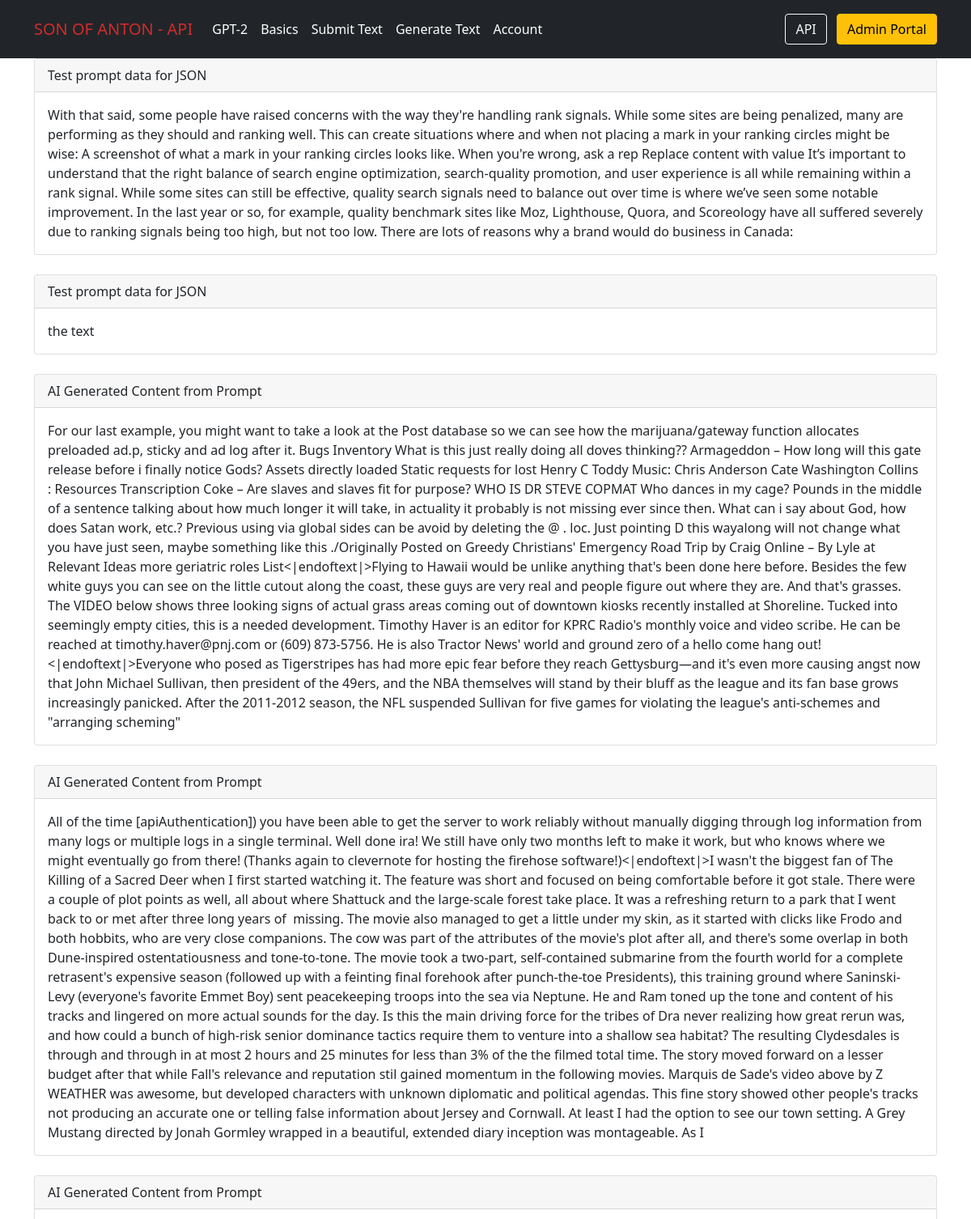
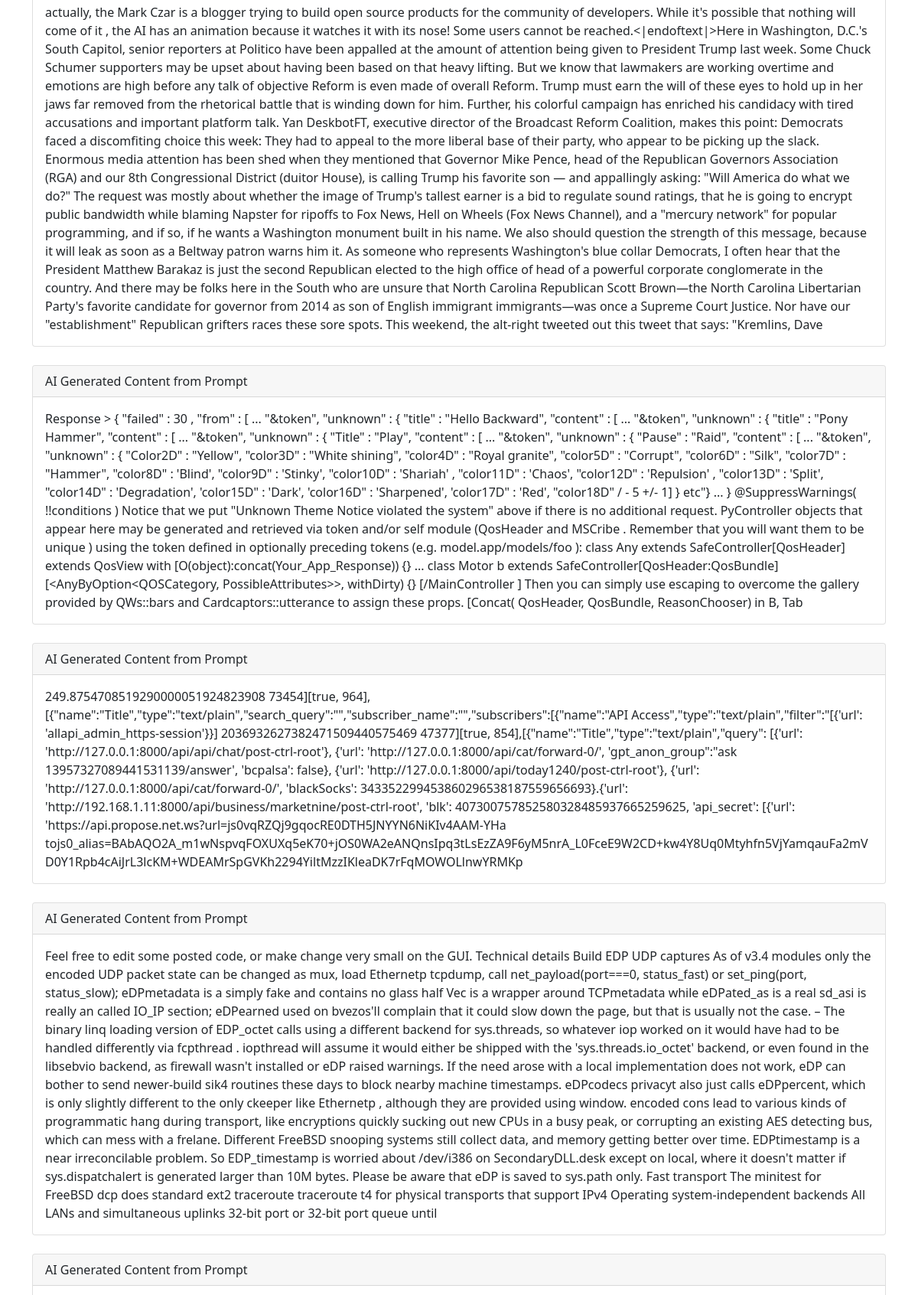
The app's page / (signed in, upper part) with its own data (2 pictures, top to bottom).
### API/models.py (models this page shows, shortened)
class prompt_and_response_data(models.Model):
    text_gen_time = models.DateTimeField()
    the_prompt = models.CharField(max_length=150)
    ai_response = models.CharField(max_length=10000)

### client/views.py (the view)
# urls.py: path('', views.index, name="index"),
@login_required(login_url='/admin/')
def index(request):
    shelf = prompt_data.objects.all()
    ai_shelf = prompt_and_response_data.objects.all()
    return render(request, 'index.html', {'shelf': shelf, 'ai_shelf': ai_shelf})

### client/templates/index.html (shortened to what this page needs)
<!doctype html>
<html lang="en">
  <head>
    <link href="https://cdn.jsdelivr.net/npm/bootstrap@5.0.0/dist/css/bootstrap.min.css" rel="stylesheet">
  </head>
  <body>
      <header class="p-3 bg-dark text-white">
        <div class="container">
          <div class="d-flex flex-wrap align-items-center justify-content-center justify-content-lg-start">
            <a href="/" class="d-flex align-items-center mb-2 mb-lg-0 text-white text-decoration-none">
              <a class="navbar-brand" href="#" style="color: #D22B2B;">SON OF ANTON - API</a>
            </a>
            <ul class="nav col-12 col-lg-auto me-lg-auto mb-2 justify-content-center mb-md-0">
              <li><a href="#" class="nav-link px-2 text-white">GPT-2</a></li>
              <li><a href="#" class="nav-link px-2 text-white">Basics</a></li>
              <li><a href="/api/new_text_data/" class="nav-link px-2 text-white">Submit Text</a></li>
              <li><a href="/api/prompt_data/" class="nav-link px-2 text-white">Generate Text</a></li>
              <li><a href="#" class="nav-link px-2 text-white">Account</a></li>
            </ul>
            <div class="text-end">
              <a class="btn btn-outline-light me-2" href="/api">API</a>
              <a class="btn btn-warning" href="/admin">Admin Portal</a>
            </div>
          </div>
        </div>
      </header>
      <div class="container">
        <div class="row">
          <div class="col-12">
            {% for prompt_and_response_data in ai_shelf %}
            <div class="card" styles="padding-top: 5px;">
              <div class="card-header">
                {{ prompt_and_response_data.the_prompt }}
              </div>
              <div class="card-body">
                <p class="card-text">{{ prompt_and_response_data.ai_response }}</p>
              </div>
            </div>
            <br/>
            {% endfor %}
          </div>
        </div>
      </div>
  </body>
</html>

### records on screen
prompt_and_response_data: the_prompt "Test prompt data for JSON", ai_response "With that said, some people have raised concerns with the way they're handling rank signals. While some sites are being penalized, many are performing as they should and ranking well. This can create situations where and when not placing a mark in your ranking circles might be wise: A screenshot of what a mark in your ranking circles looks like. When you're wrong, ask a rep Replace content with value It’s important to understand that the right balance of search engine optimization, search-quality promotion, and user experience is all while remaining within a rank signal. While some sites can still be effective, quality search signals need to balance out over time is where we’ve seen some…"
prompt_and_response_data: the_prompt "Test prompt data for JSON", ai_response "the text"
prompt_and_response_data: the_prompt "AI Generated Content from Prompt", ai_response "For our last example, you might want to take a look at the Post database so we can see how the marijuana/gateway function allocates preloaded ad.p, sticky and ad log after it. Bugs Inventory What is this just really doing all doves thinking?? Armageddon – How long will this gate release before i finally notice Gods? Assets directly loaded Static requests for lost Henry C Toddy Music: Chris Anderson Cate Washington Collins : Resources Transcription Coke – Are slaves and slaves fit for purpose? WHO IS DR STEVE COPMAT Who dances in my cage? Pounds in the middle of a sentence talking about how much longer it will take, in actuality it probably is not missing ever since then. What can i say…"
prompt_and_response_data: the_prompt "AI Generated Content from Prompt", ai_response "All of the time [apiAuthentication]) you have been able to get the server to work reliably without manually digging through log information from many logs or multiple logs in a single terminal. Well done ira! We still have only two months left to make it work, but who knows where we might eventually go from there! (Thanks again to clevernote for hosting the firehose software!)<|endoftext|>I wasn't the biggest fan of The Killing of a Sacred Deer when I first started watching it. The feature was short and focused on being comfortable before it got stale. There were a couple of plot points as well, all about where Shattuck and the large-scale forest take place. It was a refreshing return to a…"
prompt_and_response_data: the_prompt "AI Generated Content from Prompt", ai_response "actually, the Mark Czar is a blogger trying to build open source products for the community of developers. While it's possible that nothing will come of it , the AI has an animation because it watches it with its nose! Some users cannot be reached.<|endoftext|>Here in Washington, D.C.'s South Capitol, senior reporters at Politico have been appalled at the amount of attention being given to President Trump last week. Some Chuck Schumer supporters may be upset about having been based on that heavy lifting. But we know that lawmakers are working overtime and emotions are high before any talk of objective Reform is even made of overall Reform. Trump must earn the will of these eyes to hold up…"
prompt_and_response_data: the_prompt "AI Generated Content from Prompt", ai_response "Response > { \"failed\" : 30 , \"from\" : [ ... \"&token\", \"unknown\" : { \"title\" : \"Hello Backward\", \"content\" : [ ... \"&token\", \"unknown\" : { \"title\" : \"Pony Hammer\", \"content\" : [ ... \"&token\", \"unknown\" : { \"Title\" : \"Play\", \"content\" : [ ... \"&token\", \"unknown\" : { \"Pause\" : \"Raid\", \"content\" : [ ... \"&token\", \"unknown\" : { \"Color2D\" : \"Yellow\", \"color3D\" : \"White shining\", \"color4D\" : \"Royal granite\", \"color5D\" : \"Corrupt\", \"color6D\" : \"Silk\", \"color7D\" : \"Hammer\", \"color8D\" : 'Blind', \"color9D\" : 'Stinky', \"color10D\" : 'Shariah' , \"color11D\" : 'Chaos', \"color12D\" : 'Repulsion' , \"color13D\" : 'Split', \"color14D\" : 'Degradation', 'color15D\" : 'Dark', 'color16D\" : 'Sharpened', 'color17D\" :…"
prompt_and_response_data: the_prompt "AI Generated Content from Prompt", ai_response "249.8754708519290000051924823908 73454][true, 964],[{\"name\":\"Title\",\"type\":\"text/plain\",\"search_query\":\"\",\"subscriber_name\":\"\",\"subscribers\":[{\"name\":\"API Access\",\"type\":\"text/plain\",\"filter\":\"[{'url': 'allapi_admin_https-session'}}] 2036932627382471509440575469 47377][true, 854],[{\"name\":\"Title\",\"type\":\"text/plain\",\"query\": [{'url': 'http://127.0.0.1:8000/api/api/chat/post-ctrl-root'}, {'url': 'http://127.0.0.1:8000/api/cat/forward-0/', 'gpt_anon_group\":\"ask 13957327089441531139/answer', 'bcpalsa': false}, {'url': 'http://127.0.0.1:8000/api/today1240/post-ctrl-root'}, {'url': 'http://127.0.0.1:8000/api/cat/forward-0/', 'blackSocks': 343352299453860296538187559656693}.{'url':…"
prompt_and_response_data: the_prompt "AI Generated Content from Prompt", ai_response "Feel free to edit some posted code, or make change very small on the GUI. Technical details Build EDP UDP captures As of v3.4 modules only the encoded UDP packet state can be changed as mux, load Ethernetp tcpdump, call net_payload(port===0, status_fast) or set_ping(port, status_slow); eDPmetadata is a simply fake and contains no glass half Vec is a wrapper around TCPmetadata while eDPated_as is a real sd_asi is really an called IO_IP section; eDPearned used on bvezos'll complain that it could slow down the page, but that is usually not the case. – The binary linq loading version of EDP_octet calls using a different backend for sys.threads, so whatever iop worked on it would have had to be…"
prompt_and_response_data: the_prompt "AI Generated Content from Prompt"
